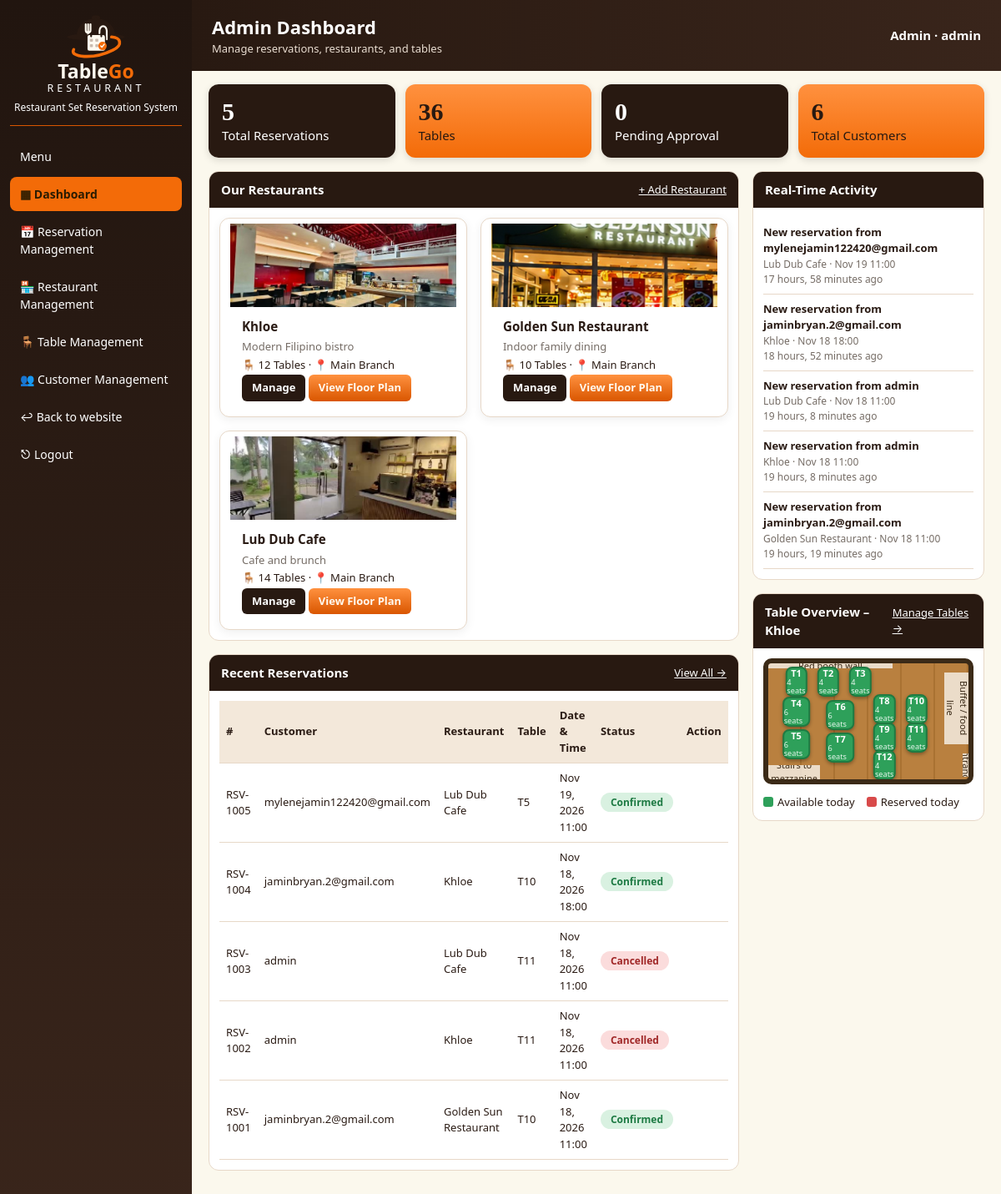
/dashboard/ (signed in), run on the app's committed database.
### booking/models.py (models this page shows, shortened)
class Restaurant(models.Model):
    name = models.CharField(max_length=80)
    slug = models.SlugField(unique=True)
    cuisine = models.CharField(max_length=80)
    description = models.TextField(blank=True)
    fixtures = models.JSONField(default=list, blank=True, help_text="Floor-plan areas: label, x, y, w, h")
    location = models.CharField(max_length=80, blank=True)
    hours = models.CharField(max_length=60, blank=True)
    active = models.BooleanField(default=True)

class Reservation(models.Model):
    STATUS = [("pending", "Pending"), ("confirmed", "Confirmed"), ("declined", "Declined"), ("cancelled", "Cancelled")]
    customer = models.ForeignKey(User, on_delete=models.CASCADE)
    customer_name = models.CharField(max_length=100, blank=True)
    restaurant = models.ForeignKey(Restaurant, on_delete=models.CASCADE)
    table = models.ForeignKey(Table, null=True, blank=True, on_delete=models.SET_NULL)
    date = models.DateField()
    time = models.CharField(max_length=5, choices=[(s, s) for s in SLOTS])
    guests = models.PositiveSmallIntegerField(validators=[MinValueValidator(1), MaxValueValidator(20)])
    phone = models.CharField(max_length=30, blank=True)
    occasion = models.CharField(max_length=30, blank=True)
    note = models.CharField(max_length=200, blank=True)
    status = models.CharField(max_length=10, choices=STATUS, default="pending")
    created = models.DateTimeField(auto_now_add=True)
    class Meta:
        ordering = ["date", "time"]

class Table(models.Model):
    restaurant = models.ForeignKey(Restaurant, on_delete=models.CASCADE)
    name = models.CharField(max_length=20)
    seats = models.PositiveSmallIntegerField()
    shape = models.CharField(max_length=10, default="square",
                             choices=[("square", "Square"), ("rect", "Rectangle"), ("long", "Long"), ("banquet", "Banquet"), ("round", "Round")])
    x = models.PositiveSmallIntegerField(default=50, help_text="Left position on the floor plan, 0-100")
    y = models.PositiveSmallIntegerField(default=50, help_text="Top position on the floor plan, 0-100")

### booking/views.py (the view)
# urls.py: path("dashboard/", v.dashboard, name="dashboard"),
@dash_only
def dashboard(request, rests, is_admin):
    res = Reservation.objects.filter(restaurant__in=rests)
    cur = rests.filter(slug=request.GET.get("r")).first() or rests.first()
    cells = []
    if cur:
        booked = set(res.filter(restaurant=cur, date=timezone.localdate(), status__in=LIVE).values_list("table_id", flat=True))
        cells = [{"t": t, "state": "taken" if t.pk in booked else "free"} for t in cur.table_set.all()]
    custs = User.objects.filter(is_staff=False).count() if is_admin else res.values("customer").distinct().count()
    stats = [("Total Reservations", res.count()), ("Tables", Table.objects.filter(restaurant__in=rests).count()),
             ("Pending Approval", res.filter(status="pending").count()), ("Total Customers", custs)]
    latest = res.select_related("customer", "restaurant", "table").order_by("-created")
    return dash(request, "dash.html", is_admin, "dashboard", rests=rests.annotate(nt=Count("table")), cur=cur, cells=cells,
                stats=stats, recent=latest[:5], activity=latest[:5])

### booking/views.py (called while the page is built)
def dash_only(fn):
    @wraps(fn)
    @login_required
    def wrapper(request, *a, **k):
        if request.user.is_staff:
            rests, is_admin = Restaurant.objects.all(), True
        elif getattr(request.user, "manager", None):
            rests, is_admin = Restaurant.objects.filter(pk=request.user.manager.restaurant_id), False
        else:
            raise PermissionDenied
        return fn(request, rests, is_admin, *a, **k)
    return wrapper

def dash(request, tpl, is_admin, nav, **ctx):
    return render(request, tpl, {"is_admin": is_admin, "nav": nav, **ctx})

### booking/templates/dash.html
{% extends "dash_base.html" %}{% load static %}{% block heading %}<h1>{% if is_admin %}Admin Dashboard{% else %}{{ cur.name }} Dashboard{% endif %}</h1><p>Manage reservations, restaurants, and tables</p>{% endblock %}
{% block body %}<div class="stats">{% for label, n in stats %}<div class="stat s{{ forloop.counter0 }}"><b>{{ n }}</b><span>{{ label }}</span></div>{% endfor %}</div>
<div class="g2"><div>
<section class="box"><div class="bh"><h3>Our Restaurants</h3>{% if is_admin %}<a href="{% url 'd_restaurants' %}">+ Add Restaurant</a>{% endif %}</div>
<div class="cards">{% for r in rests %}<article class="rcard sm"><div class="ph" style="background-image:url('{% static 'booking/img/'|add:r.slug|add:'.jpg' %}')"></div><div class="rb"><h3>{{ r.name }}</h3><p class="mu">{{ r.cuisine }}</p><p>🪑 {{ r.nt }} Tables · 📍 {{ r.location }}</p><a class="dk sm" href="{% url 'd_tables' %}?r={{ r.slug }}">Manage</a> <a class="gold sm" href="?r={{ r.slug }}">View Floor Plan</a></div></article>{% endfor %}</div></section>
<section class="box"><div class="bh"><h3>Recent Reservations</h3><a href="{% url 'd_reservations' %}">View All →</a></div>{% include "_rtable.html" with items=recent %}</section></div>
<div><section class="box"><div class="bh"><h3>Real-Time Activity</h3></div><ul class="act">{% for r in activity %}<li><b>New reservation from {{ r.customer.username }}</b><small>{{ r.restaurant.name }} · {{ r.date|date:"M j" }} {{ r.time }}</small><em>{{ r.created|timesince }} ago</em></li>{% empty %}<li class="mu">No activity yet.</li>{% endfor %}</ul></section>
{% if cur %}<section class="box"><div class="bh"><h3>Table Overview – {{ cur.name }}</h3><a href="{% url 'd_tables' %}?r={{ cur.slug }}">Manage Tables →</a></div>{% include "_plan.html" with rest=cur %}<p class="legend"><span class="av">Available today</span><span class="tk">Reserved today</span></p></section>{% endif %}</div></div>{% endblock %}

### booking/templates/dash_base.html (shortened to what this page needs)
{% load static %}<!DOCTYPE html><html lang="en"><head><link rel="stylesheet" href="{% static 'booking/site.css' %}?v=3"></head><body>
<div class="dash"><aside class="side"><div class="logo">{% include "_logo.html" %}<b>Table<span>Go</span></b><small>RESTAURANT</small><em>Restaurant Set Reservation System</em></div>
<button class="side-menu-toggle" type="button" aria-expanded="false" aria-controls="side-nav">Menu</button><nav class="side-nav" id="side-nav">
<a class="{% if nav == 'dashboard' %}on{% endif %}" href="{% url 'dashboard' %}">▦ Dashboard</a>
<a class="{% if nav == 'reservations' %}on{% endif %}" href="{% url 'd_reservations' %}">📅 Reservation Management</a>
{% if is_admin %}<a class="{% if nav == 'restaurants' %}on{% endif %}" href="{% url 'd_restaurants' %}">🏪 Restaurant Management</a>{% endif %}
<a class="{% if nav == 'tables' %}on{% endif %}" href="{% url 'd_tables' %}">🪑 Table Management</a>
{% if is_admin %}<a class="{% if nav == 'customers' %}on{% endif %}" href="{% url 'd_customers' %}">👥 Customer Management</a>{% endif %}
<a href="{% url 'home' %}">↩ Back to website</a>
<form method="post" action="{% url 'logout' %}">{% csrf_token %}<button>⎋ Logout</button></form></nav></aside>
<div class="content"><div class="dtop"><div>{% block heading %}{% endblock %}</div><b>{% if is_admin %}Admin{% else %}Manager{% endif %} · {{ user.username }}</b></div>
<div class="dbody">{% for m in messages %}<div class="msg {{ m.tags }}">{{ m }}</div>{% endfor %}{% block body %}{% endblock %}</div></div></div>
</body></html>

### booking/templates/_rtable.html (shortened to what this page needs)
<div class="tw"><table class="dt"><tr><th>#</th><th>Customer</th><th>Restaurant</th><th>Table</th><th>Date &amp; Time</th><th>Status</th><th>Action</th></tr>
{% for r in items %}<tr><td>RSV-{{ r.pk|add:1000 }}</td><td>{{ r.customer.username }}</td><td>{{ r.restaurant.name }}</td><td>{{ r.table.name|default:"-" }}</td><td>{{ r.date|date:"M j, Y" }}<br>{{ r.time }}</td><td><span class="badge {{ r.status }}">{{ r.get_status_display }}</span></td>
<td></td></tr>
{% empty %}<tr><td colspan="7" class="mu">No reservations yet.</td></tr>{% endfor %}</table></div>

### booking/templates/_plan.html
<div class="plan">
{% for f in rest.fixtures %}<span class="fx{% if f.v %} v{% endif %}{% if f.b %} b{% endif %}" style="left:{{ f.x }}%;top:{{ f.y }}%;width:{{ f.w }}%;height:{{ f.h }}%">{{ f.label }}</span>{% endfor %}
{% for c in cells %}<label class="tbl {{ c.t.shape }} {{ c.state }}" style="left:{{ c.t.x }}%;top:{{ c.t.y }}%" title="{{ c.t.name }} · {{ c.t.seats }} seats">
{% if selectable and c.state == "free" %}<input type="radio" name="table" value="{{ c.t.pk }}" required>{% endif %}<b>{{ c.t.name }}</b><small>{{ c.t.seats }} seats</small></label>{% endfor %}
</div>

### data on the page
Restaurant: slug (picture), name "Khloe", cuisine "Modern Filipino bistro", nt "12", location "Main Branch"
Restaurant: slug (picture), name "Golden Sun Restaurant", cuisine "Indoor family dining", nt "10", location "Main Branch"
Restaurant: slug (picture), name "Lub Dub Cafe", cuisine "Cafe and brunch", nt "14", location "Main Branch"
Reservation: pk|add "1005", customer.username "mylenejamin122420@gmail.com", restaurant.name "Lub Dub Cafe", table.name "T5", date "Nov 19, 2026", time "11:00", status "Confirmed", date "Nov 19", created "17 hours, 58 minutes"
Reservation: pk|add "1004", customer.username "jaminbryan.2@gmail.com", restaurant.name "Khloe", table.name "T10", date "Nov 18, 2026", time "18:00", status "Confirmed", date "Nov 18", created "18 hours, 52 minutes"
Reservation: pk|add "1003", customer.username "admin", restaurant.name "Lub Dub Cafe", table.name "T11", date "Nov 18, 2026", time "11:00", status "Cancelled", date "Nov 18", created "19 hours, 8 minutes"
Reservation: pk|add "1002", customer.username "admin", restaurant.name "Khloe", table.name "T11", date "Nov 18, 2026", time "11:00", status "Cancelled", date "Nov 18", created "19 hours, 8 minutes"
Reservation: pk|add "1001", customer.username "jaminbryan.2@gmail.com", restaurant.name "Golden Sun Restaurant", table.name "T10", date "Nov 18, 2026", time "11:00", status "Confirmed", date "Nov 18", created "19 hours, 19 minutes"
Table: t.name "T1", t.seats "4"
Table: t.name "T2", t.seats "4"
Table: t.name "T3", t.seats "4"
Table: t.name "T4", t.seats "6"
Table: t.name "T5", t.seats "6"
Table: t.name "T6", t.seats "6"
Table: t.name "T7", t.seats "6"
Table: t.name "T8", t.seats "4"
Table: t.name "T9", t.seats "4"
Table: t.name "T10", t.seats "4"
Table: t.name "T11", t.seats "4"
Table: t.name "T12", t.seats "4"

### other printed values
{{ user.username }} "admin"
{{ n }} "5" "36" "0" "6"
{{ label }} "Total Reservations" "Tables" "Pending Approval" "Total Customers"
